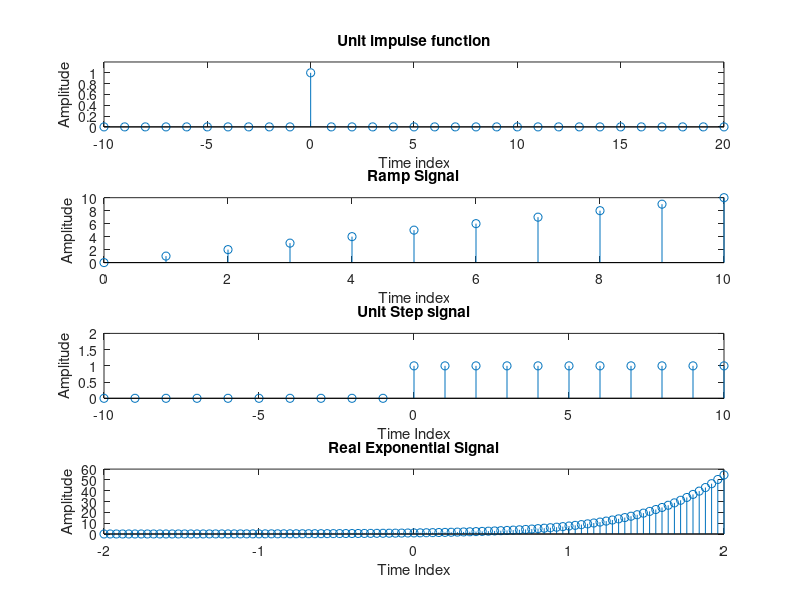

This figure's MATLAB source:
clc
clear all
% unit impulse
n1=-10:20;
u=[zeros(1,10) 1 zeros(1,20)];
subplot(4,1,1)
stem(n1,u)
xlabel('Time index');
ylabel('Amplitude');
title ('Unit impulse function');
axis([-10 20 0 1.2])
% ramp
n2=10;
s=1;%its the slope which is 45 degree by default
t=0:n2;
subplot(4,1,2);
stem(t,s*t);
xlabel('Time index');
ylabel('Amplitude');
title ('Ramp Signal');
axis([0 10 0 10]);
% unit step signal
n3=-10:1:10;
imp=[zeros(1,10) ones(1,11)];
subplot(4,1,3);
stem(n3,imp);
xlabel('Time Index');
ylabel('Amplitude');
title ('Unit Step signal');
axis([-10 10 0 2]);
% exponential signal
n4=-2:.04:2;
a=2;
x=exp(a*n4);
subplot(4,1,4);
stem(n4,x);
xlabel('Time Index');
ylabel('Amplitude');
title ('Real Exponential Signal');
axis([-2 2 0 60]);